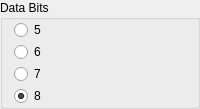
         <widget class="QGroupBox" name="gbDataBits">
          <property name="sizePolicy">
           <sizepolicy hsizetype="Preferred" vsizetype="Preferred">
            <horstretch>0</horstretch>
            <verstretch>0</verstretch>
           </sizepolicy>
          </property>
          <property name="minimumSize">
           <size>
            <width>0</width>
            <height>0</height>
           </size>
          </property>
          <property name="maximumSize">
           <size>
            <width>16777215</width>
            <height>100</height>
           </size>
          </property>
          <property name="title">
           <string>Data Bits</string>
          </property>
          <layout class="QVBoxLayout" name="verticalLayout_2">
           <property name="spacing">
            <number>2</number>
           </property>
           <property name="topMargin">
            <number>0</number>
           </property>
           <property name="bottomMargin">
            <number>0</number>
           </property>
           <item>
            <widget class="QRadioButton" name="rbDataBits5">
             <property name="text">
              <string>5</string>
             </property>
             <attribute name="buttonGroup">
              <string notr="true">bgDataBits</string>
             </attribute>
            </widget>
           </item>
           <item>
            <widget class="QRadioButton" name="rbDataBits6">
             <property name="text">
              <string>6</string>
             </property>
             <attribute name="buttonGroup">
              <string notr="true">bgDataBits</string>
             </attribute>
            </widget>
           </item>
           <item>
            <widget class="QRadioButton" name="rbDataBits7">
             <property name="text">
              <string>7</string>
             </property>
             <attribute name="buttonGroup">
              <string notr="true">bgDataBits</string>
             </attribute>
            </widget>
           </item>
           <item>
            <widget class="QRadioButton" name="rbDataBits8">
             <property name="text">
              <string>8</string>
             </property>
             <property name="checked">
              <bool>true</bool>
             </property>
             <attribute name="buttonGroup">
              <string notr="true">bgDataBits</string>
             </attribute>
            </widget>
           </item>
          </layout>
         </widget>
